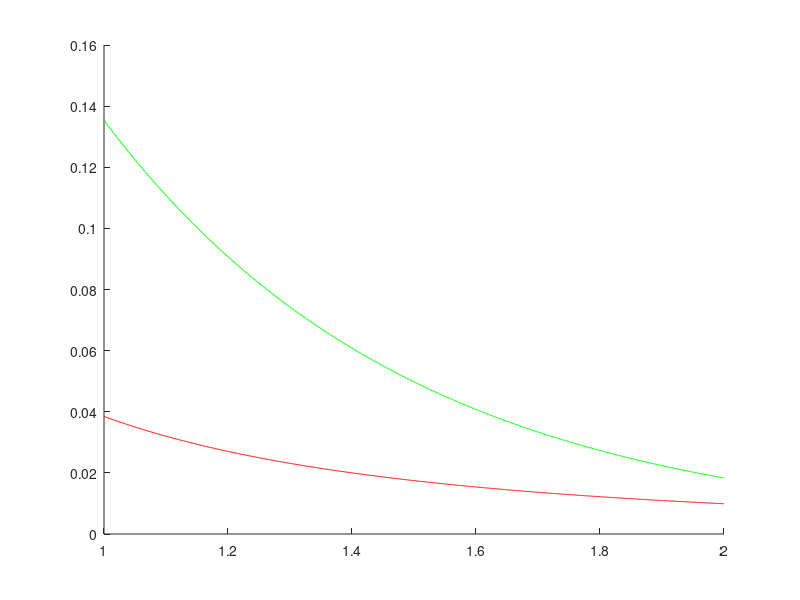

Source code (MATLAB): (Note: this script raises an error after producing the figure.)
% Copyright © 2016 Franco Masotti <franco.masotti@student.unife.it>
% This work is free. You can redistribute it and/or modify it under the
% terms of the Do What The Fuck You Want To Public License, Version 2,
% as published by Sam Hocevar. See the LICENSE file for more details.


close all
clear all

% Plot Runge function cubic splines and f(x) = e^(-2*x) cubic splines.
% Plot also first order derivative of Runge function and f(x) cubic spline
% first order derivative.

n = 100;
x0 = linspace (1, 2, n);
y0 = 1 ./ (1 + (25 * x0.^2));
evalPoints0 = linspace (1, 2, 1000);
[S0] = spline (x0 ,y0, evalPoints0);

n = 10;
x1 = linspace (1, 2, n);
y1 = e .^ (- 2 * x1);
evalPoints1 = linspace (1, 2, 1000);
[S1] = spline (x1 ,y1, evalPoints1);

% Plot the two spline functions.
hold on;

plot (evalPoints0, S0, 'r');
plot (evalPoints1, S1, 'g');

hold off;


% Derivatives.

% Runge function derivative.
d0 = (- 50 * x0) ./ (((25 * x0.^2) + 1) .^ 2);

% Get f(x) spline structure.
[SplineStruct1] = spline (x1 ,y1);
% Get coefficient matrix C.
[nodes, C] = unmkpp (SplineStruct1);

% Calculation of the first order derivative coefficients.
% Since our cubic spline expression is like this:
% d * (x - xi)^3 + c * (x - xi)^2 + b * (x - xi) + a
% the first order derivative is:
% 3 * d  * (x - xi)^2 + 2 * c * (x - xi) + b
% with:
% x = nodes,
% xi = evalPoints
% { a, b, c, d } = { C(:, 4), C(:, 3), C(:, 2), C(:, 1) }
% We can calculate the static coefficients and overwite C.
% By doing this it is possible to calculate easily the first derivarive of the
% spline using cubicSpline.
C (:, 1) = C (:, 1) * 3;
C (:, 2) = C (:, 2) * 2;
C (:, 3) = C (:, 3);
C (:, 4) = 0;

% Get the first order derivative.
[d1] = cubicSpline (C, x1, evalPoints1, 1);

% Plot first derivative of Runge's function and of S1.
figure;

hold on;

plot (x0, d0, 'r');
plot (evalPoints1, d1, 'g');

hold off;
